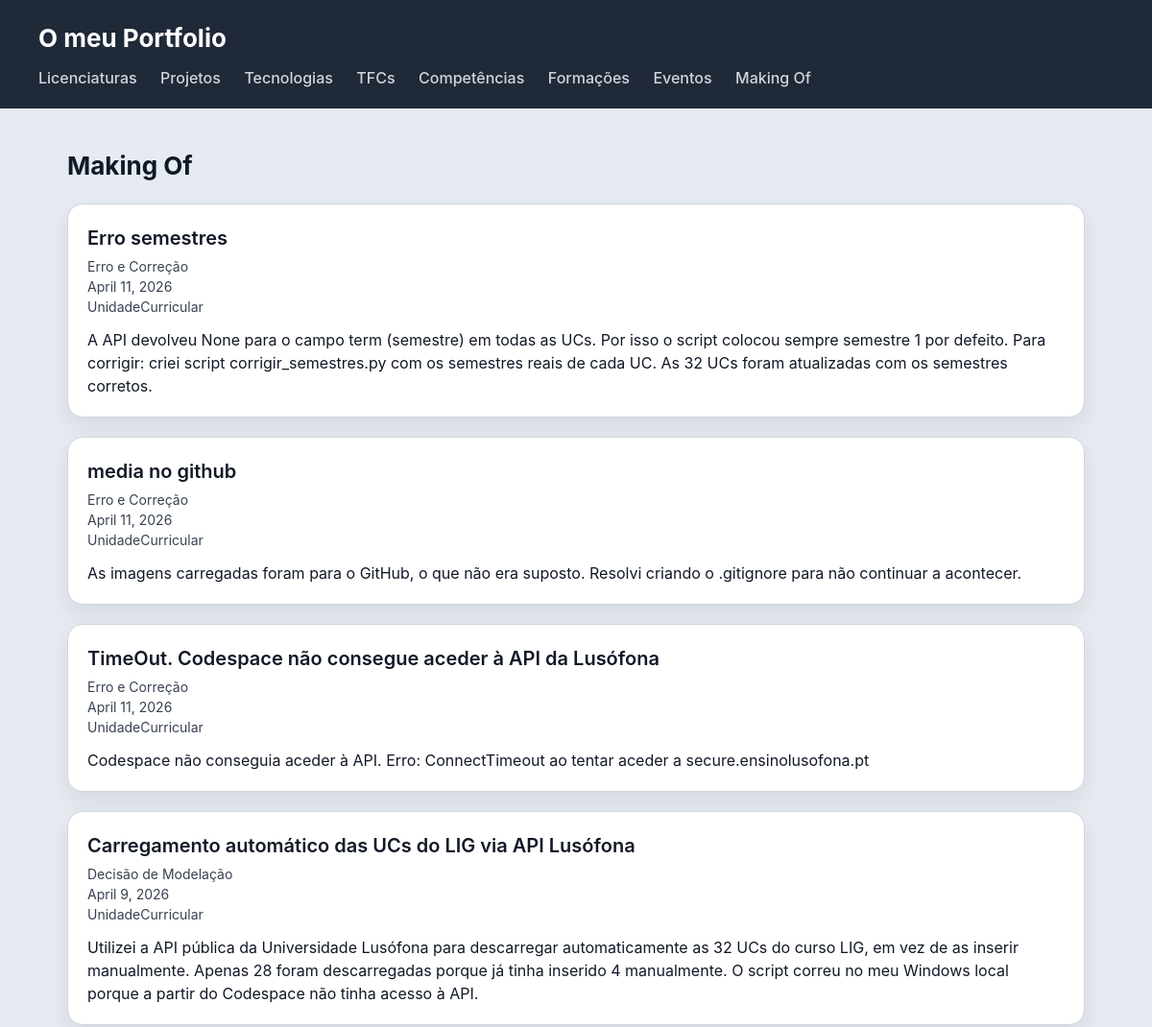
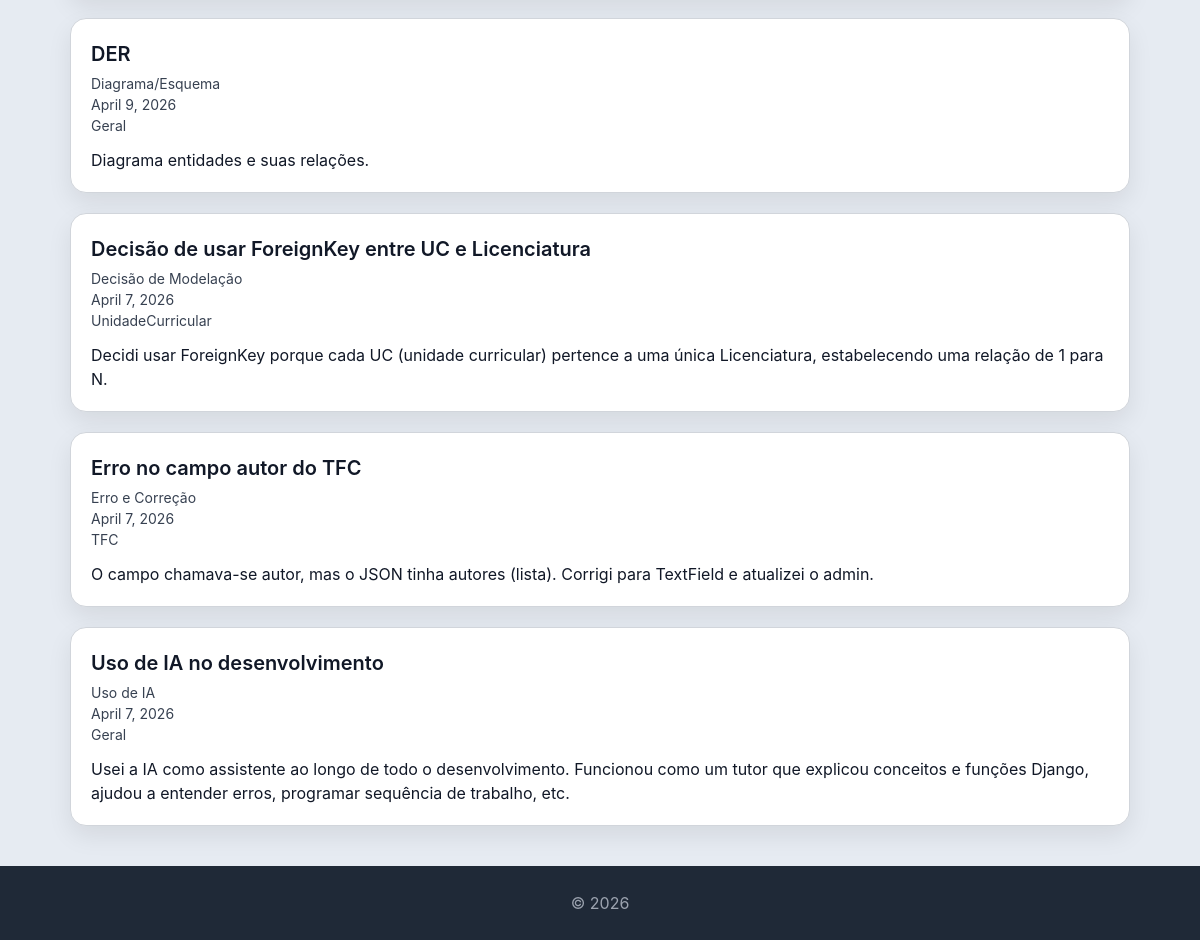
/portfolio/makingof/, run on the app's committed database (2 pictures, top to bottom).
### portfolio/models.py (models this page shows, shortened)
class MakingOf(models.Model):
    TIPO_CHOICES = [
        ('decisao', 'Decisão de Modelação'),
        ('erro', 'Erro e Correção'),
        ('diagrama', 'Diagrama/Esquema'),
        ('foto', 'Foto do Caderno'),
        ('ia', 'Uso de IA'),
        ('outro', 'Outro'),
    ]
    titulo = models.CharField(max_length=200)
    tipo = models.CharField(max_length=50, choices=TIPO_CHOICES)
    descricao = models.TextField()
    foto = models.ImageField(upload_to='makingof/', blank=True, null=True)
    data = models.DateField(auto_now_add=True)
    entidade_relacionada = models.CharField(max_length=100, blank=True, help_text="Ex: Licenciatura, Projeto, TFC...")
    class Meta:
        ordering = ['-data']
        verbose_name = 'Making Of'
        verbose_name_plural = 'Making Of'

### portfolio/views.py (the view)
# urls.py: path('makingof/', views.makingof_view, name='makingof'),
def makingof_view(request):
    makingof = MakingOf.objects.all()
    return render(request, 'portfolio/makingof.html', {'makingof': makingof})

### portfolio/templates/portfolio/makingof.html
{% extends "portfolio/base.html" %}
{% block content %}
<h2>Making Of</h2>
<section>
  {% for item in makingof %}
  <article>
    <header>
      <h3>{{ item.titulo }}</h3>
      <p>{{ item.get_tipo_display }}</p>
      <p>{{ item.data }}</p>
      {% if item.entidade_relacionada %}
        <p>{{ item.entidade_relacionada }}</p>
      {% endif %}
    </header>
    <section>
      <p>{{ item.descricao }}</p>
    </section>
  </article>
  {% endfor %}
</section>
{% endblock %}

### escola/static/escola/styles.css (style rules this page uses)
* { box-sizing: border-box; margin: 0; padding: 0; }
body { font-family: "Inter", "Segoe UI", system-ui, -apple-system, sans-serif; background: #e6ebf2; color: #111827; line-height: 1.5; }
h2 { margin-bottom: 20px; font-size: 26px; }
section > article { background: white; padding: 20px; border-radius: 16px; border: 1px solid #d1d5db; box-shadow: 0 10px 25px rgba(0,0,0,0.08); transition: all 0.25s ease; margin-bottom: 20px; }
article > header { margin-bottom: 12px; }
article > header > h3 { font-size: 20px; font-weight: 600; margin-bottom: 4px; }
article > header > p { font-size: 14px; color: #374151; }
article > section { margin-top: 10px; }

### data on the page
MakingOf: titulo "Erro semestres", tipo "Erro e Correção", data "April 11, 2026", entidade_relacionada "UnidadeCurricular", descricao "A API devolveu None para o campo term (semestre) em todas as UCs. Por isso o script colocou sempre semestre 1 por defeito. Para corrigir: criei script corrigir_semestres.py com os semestres reais de cada UC. As 32 UCs foram atualizadas com os semestres corretos."
MakingOf: titulo "media no github", tipo "Erro e Correção", data "April 11, 2026", entidade_relacionada "UnidadeCurricular", descricao "As imagens carregadas foram para o GitHub, o que não era suposto. Resolvi criando o .gitignore para não continuar a acontecer."
MakingOf: titulo "TimeOut. Codespace não consegue aceder à API da Lusófona", tipo "Erro e Correção", data "April 11, 2026", entidade_relacionada "UnidadeCurricular", descricao "Codespace não conseguia aceder à API. Erro: ConnectTimeout ao tentar aceder a secure.ensinolusofona.pt"
MakingOf: titulo "Carregamento automático das UCs do LIG via API Lusófona", tipo "Decisão de Modelação", data "April 9, 2026", entidade_relacionada "UnidadeCurricular", descricao "Utilizei a API pública da Universidade Lusófona para descarregar automaticamente as 32 UCs do curso LIG, em vez de as inserir manualmente. Apenas 28 foram descarregadas porque já tinha inserido 4 manualmente. O script correu no meu Windows local porque a partir do Codespace não tinha acesso à API."
MakingOf: titulo "DER", tipo "Diagrama/Esquema", data "April 9, 2026", entidade_relacionada "Geral", descricao "Diagrama entidades e suas relações."
MakingOf: titulo "Decisão de usar ForeignKey entre UC e Licenciatura", tipo "Decisão de Modelação", data "April 7, 2026", entidade_relacionada "UnidadeCurricular", descricao "Decidi usar ForeignKey porque cada UC (unidade curricular) pertence a uma única Licenciatura, estabelecendo uma relação de 1 para N."
MakingOf: titulo "Erro no campo autor do TFC", tipo "Erro e Correção", data "April 7, 2026", entidade_relacionada "TFC", descricao "O campo chamava-se autor, mas o JSON tinha autores (lista). Corrigi para TextField e atualizei o admin."
MakingOf: titulo "Uso de IA no desenvolvimento", tipo "Uso de IA", data "April 7, 2026", entidade_relacionada "Geral", descricao "Usei a IA como assistente ao longo de todo o desenvolvimento. Funcionou como um tutor que explicou conceitos e funções Django, ajudou a entender erros, programar sequência de trabalho, etc."
